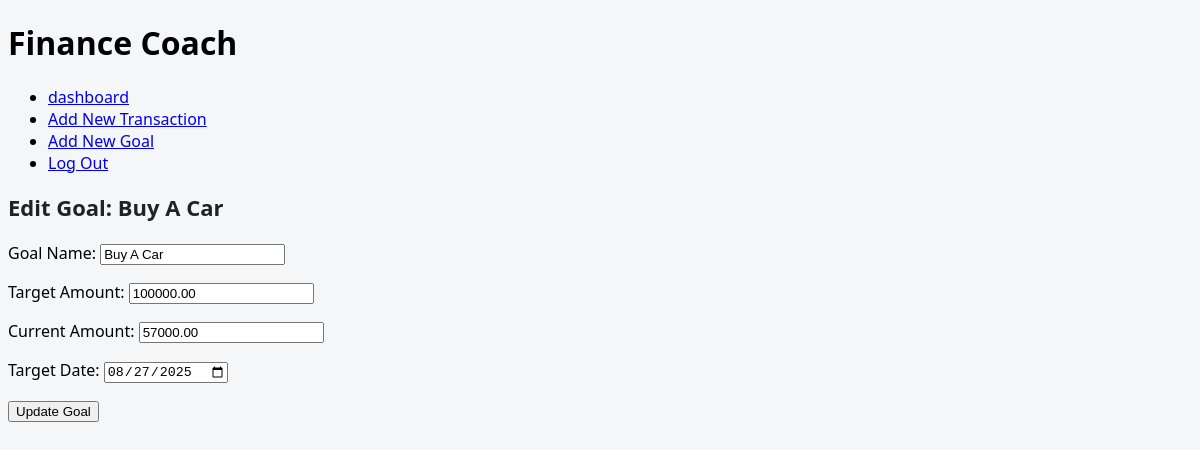
/coach/edit_goal/1/ (signed in), run on an earlier commit of the app's database.
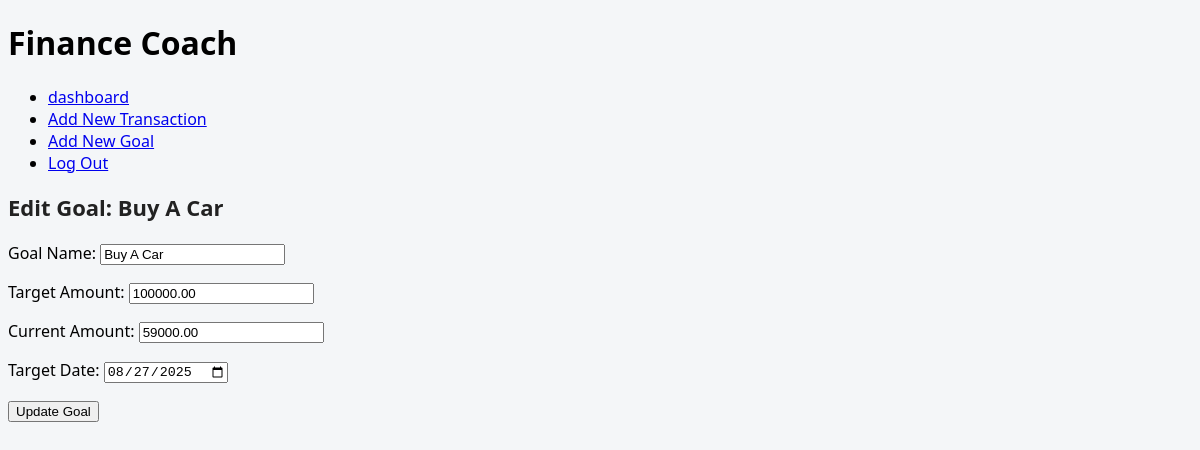
And on a later commit of the database.
### coach/models.py (models this page shows, shortened)
class Goal(models.Model):
    name = models.CharField(max_length=100)
    target_amount = models.DecimalField(max_digits=10, decimal_places=2)
    current_amount = models.DecimalField(max_digits=10, decimal_places=2, default=0.00)
    target_date = models.DateField()
    user = models.ForeignKey(User, on_delete=models.CASCADE, default=1)

### coach/views.py (the view)
# urls.py: path("edit_goal/<int:goal_id>/", views.edit_goal, name="edit_goal"),
@login_required
def edit_goal(request,goal_id):
    goal=get_object_or_404(Goal,pk=goal_id, user=request.user )
    if request.method=='POST':
        form=GoalForm(request.POST, instance=goal)
        if form.is_valid():
            form.save()
            return redirect('dashboard')
    else:
        form = GoalForm(instance=goal)
    return render(request, 'coach/edit_goal.html', {'form': form, 'goal': goal})

### coach/forms.py
class GoalForm(forms.ModelForm):
    class Meta:
        model = Goal
        fields = ['name', 'target_amount', 'current_amount', 'target_date']
        widgets = {
            'target_date': forms.DateInput(attrs={'type': 'date'}),
            'name': forms.TextInput(attrs={'placeholder': 'Enter goal name'}),
            'target_amount': forms.NumberInput(attrs={'step': '0.01', 'placeholder': 'Enter target amount'}),
            'current_amount': forms.NumberInput(attrs={'step': '0.01', 'placeholder': 'Enter current amount'}),
        }
        labels = {
            'name': 'Goal Name',
            'target_amount': 'Target Amount',
            'current_amount': 'Current Amount',
            'target_date': 'Target Date',
        }

### coach/templates/coach/edit_goal.html (shortened to what this page needs)
{% extends "coach/layout.html" %}
{% block content %}
<h2>Edit Goal: {{ goal.name }}</h2>
<form method="post">
    {{ form.as_p }}
    <button type="submit" class="btn btn-primary">Update Goal</button>
</form>
{% endblock %}

### coach/templates/coach/layout.html (shortened to what this page needs)
{% load static %}
<!DOCTYPE html>
<html lang="en">
<head>
    <link rel="stylesheet" href="{% static 'coach/styles.css' %}">
</head>
<body>
    <header>
        <h1>Finance Coach</h1>
        <nav>
            <ul>
                <li><a href="{% url 'dashboard' %}">dashboard</a></li>
                <li><a href="{% url 'add_transaction' %}">Add New Transaction</a></li>
                <li><a href="{% url 'add_goal' %}">Add New Goal</a></li>
                <li><a href="{% url 'logout' %}">Log Out</a></li>
            </ul>
        </nav>
    </header>
    <main>
        {% block content %}
        {% endblock %}
    </main>
</body>
</html>

### coach/static/coach/styles.css (style rules this page uses)
body { font-family: 'Segoe UI', Tahoma, Geneva, Verdana, sans-serif; background: #f4f6f8; }
h2 { margin-bottom: 20px; font-size: 22px; color: #222; }

What changed in the data, as far as the page shows it:
changed Goal "Buy A Car": current_amount "57000.00" → "59000.00"
